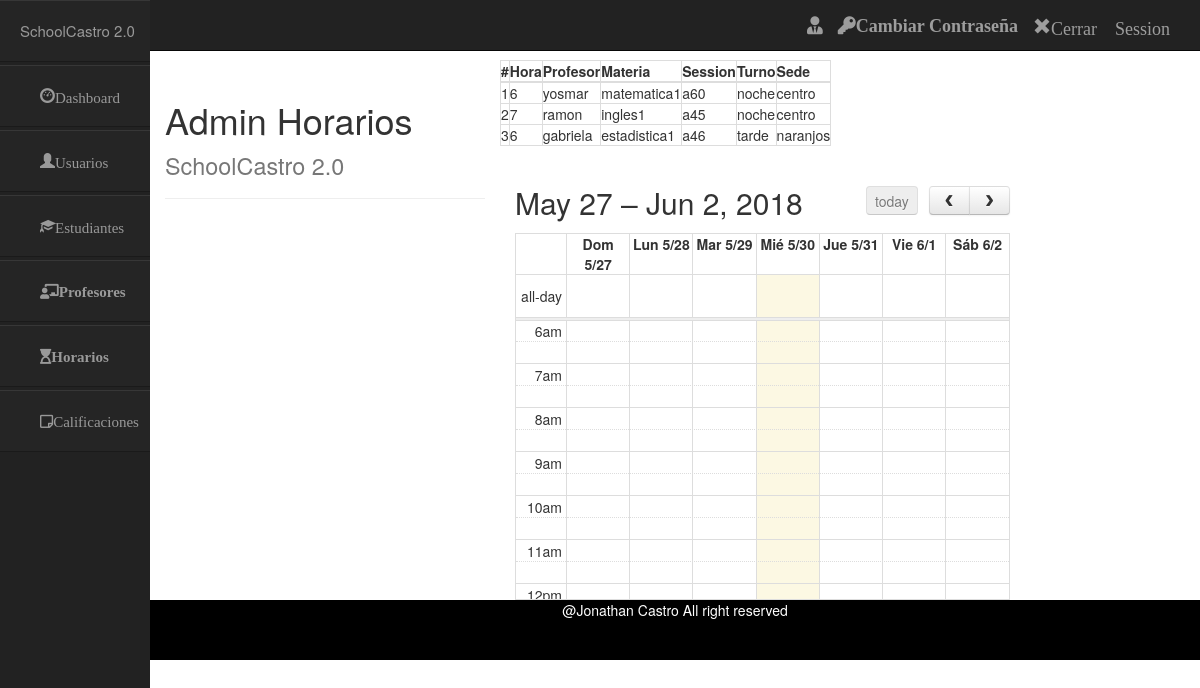
/index.php/horarios_controller, run on the app's committed database.
### tables this page shows
CREATE TABLE `horarios` (
  `id` int(50) NOT NULL,
  `hora` int(50) NOT NULL,
  `profesor` varchar(50) NOT NULL,
  `materia` varchar(50) NOT NULL,
  `session` varchar(50) NOT NULL,
  `turno` varchar(50) NOT NULL,
  `sede` varchar(50) NOT NULL
);

### application/controllers/Horarios_controller.php (called while the page is built, shortened)
<?php
class Horarios_controller extends CI_Controller {
	public function index()
	{
		$data['usuario'] = $this->session->userdata('usuario');
		$data['contrasena'] = $this->session->userdata('contrasena');
		$data['datos'] = $this->horarios_model->seleccionarHorarios();
		$this->load->view('include/header');
		$this->load->view('include/navbar',$data);
		$this->load->view('include/sidebar');
		$this->load->view('admin/horarios',$data);
		$this->load->view('include/footer');
	}
}

### index.php (called while the page is built, shortened)
<?php
require_once BASEPATH.'core/CodeIgniter.php';

### application/models/Horarios_model.php (called while the page is built, shortened)
<?php
class Horarios_model extends CI_Model {
public function seleccionarHorarios()
	{
		$sql = "SELECT id,hora,profesor,materia,session,turno,sede
		 from horarios";
		$query = $this->db->query($sql);
		return $query->result();
	}
}

### application/views/admin/horarios.php (the view, shortened to what this page needs)
<br>
<br>
<br>
	<div class="row col-md-4">
		<div class="page-header">
  			<h1>Admin Horarios <small>SchoolCastro 2.0</small></h1>
		</div>
	</div>
	<div class="col md-12">
		<table id="tabla" class="table-responsive table-hover table-bordered" >
	                    <thead>
	                        <tr>
	                            <th >#</th>
	                            <th >Hora</th>
	                            <th >Profesor</th>
	                            <th >Materia</th>
	                            <th >Session</th>
	                            <th >Turno</th>
	                            <th >Sede</th>
			                 </tr>
			               </thead>
			 <tbody>
			<?php
		foreach ($datos as $dato) {
			?>
		<tr>
		<td><?php echo $dato->id ?> </td>
		<td><?php echo $dato->hora ?> </td>
		<td><?php echo $dato->profesor ?> </td>
		<td><?php echo $dato->materia ?> </td>
		<td><?php echo $dato->session ?> </td>
		<td><?php echo $dato->turno ?> </td>
		<td><?php echo $dato->sede ?> </td>
		</tr>
		<?php
		}
		?>
	</tbody>
</table>
</div>
	<br>
	<br>
	<div class="row col-md-6">
		<div id="calendario"></div>
	</div>
		<br>
<br>
<br>
<br>

### assets/css/styles_sidebar.css (style rules this page uses)
.row { margin-left:0px; margin-right:0px; }

### assets/css/fullcalendar.css (style rules this page uses)
.fc { direction: ltr; text-align: left; }
body .fc { font-size: 1em; }

### assets/css/fullcalendar.print.css (style rules this page uses)
.fc { max-width: 100% !important; }

### data on the page
horarios: id "1", hora "6", profesor "yosmar", materia "matematica1", session "a60", turno "noche", sede "centro"
horarios: id "2", hora "7", profesor "ramon", materia "ingles1", session "a45", turno "noche", sede "centro"
horarios: id "3", hora "6", profesor "gabriela", materia "estadistica1", session "a46", turno "tarde", sede "naranjos"
